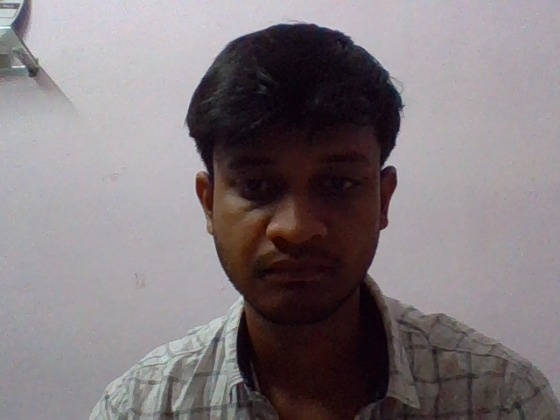
#> input picture FaceRecognition/dataset/afzal/img_0000.jpg, 560 x 420 px
$ python -i finetune.py   (imports and definitions only)
#> lines starting #> are read from the running program, lines starting #| are printed output that depends on the picture
"""
finetune.py — Dataset Preparation & Embedding Pre-computation Script

This script prepares your face recognition dataset for optimal accuracy:

1. DATA AUGMENTATION
   - Creates augmented copies of each training image (brightness, contrast,
     horizontal flip, slight rotation) to artificially increase dataset size.
   - This is critical when you only have 5-6 images per person.

2. FACE ALIGNMENT & QUALITY CHECK
   - Uses MTCNN to detect and extract faces from every image.
   - Saves aligned, cropped face images (removes background noise).
   - Reports any images where no face was detected.

3. EMBEDDING PRE-COMPUTATION
   - Runs DeepFace.find() once to generate the representations_*.pkl cache.
   - This makes the first real detection call much faster.

Usage:
    python finetune.py
    python finetune.py --augment         (run augmentation before embedding)
    python finetune.py --align           (run face alignment/cropping)
    python finetune.py --augment --align (both)

Notes:
    - Run this AFTER creating your dataset (capturing face images).
    - Run this BEFORE using the detection endpoint for best results.
    - The original images are preserved; augmented images are added alongside.
"""

import os
import sys
import argparse
import logging
import traceback

import cv2
import numpy as np
from PIL import Image, ImageEnhance
from deepface import DeepFace

# ─── Configuration ────────────────────────────────────────────────────────────
BASE_DIR = os.path.dirname(os.path.abspath(__file__))
DATASET_DIR = os.path.join(BASE_DIR, "dataset")

MODEL_NAME = "Facenet"
DETECTOR_BACKEND = "mtcnn"
DISTANCE_METRIC = "cosine"

# ─── Logging ──────────────────────────────────────────────────────────────────
# [5 lines not run here, left out]
logger = logging.getLogger(__name__)


# ─── Data Augmentation ───────────────────────────────────────────────────────

def augment_image(img_path, output_dir, prefix="aug"):
    """
    Generate augmented versions of a single image to increase dataset size.

    Augmentations applied:
      1. Horizontal flip
      2. Brightness increase (+20%)
      3. Brightness decrease (-20%)
      4. Contrast increase (+30%)
      5. Slight rotation (+10 degrees)
      6. Slight rotation (-10 degrees)

    Args:
        img_path: Path to the original image
        output_dir: Directory to save augmented images
        prefix: Prefix for augmented filenames

    Returns:
        Number of augmented images created
    """
#> called with img_path = 'dataset/afzal/img_0000.jpg', output_dir = 'out.png', prefix = 'aug'
    try:
        img = Image.open(img_path).convert("RGB")
#> img is the input picture: PIL image 560x420 RGB; mean R, G, B 129.5, 121.3, 124.9
        base_name = os.path.splitext(os.path.basename(img_path))[0]
        count = 0

        # 1. Horizontal flip
        flipped = img.transpose(Image.FLIP_LEFT_RIGHT)
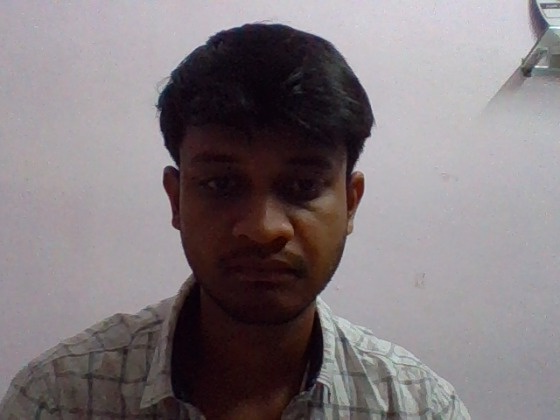
#> flipped: PIL image 560x420 RGB; mean R, G, B 129.5, 121.3, 124.9
        flipped.save(os.path.join(output_dir, f"{prefix}_{base_name}_flip.jpg"))
        count += 1

        # 2. Brightness increase
        enhancer = ImageEnhance.Brightness(img)
        bright = enhancer.enhance(1.2)
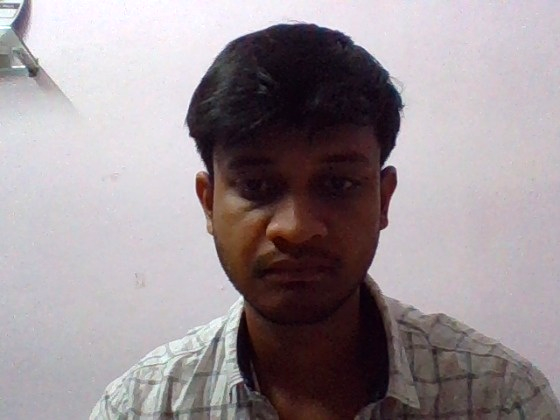
#> bright: PIL image 560x420 RGB; mean R, G, B 155, 145.1, 149.4
        bright.save(os.path.join(output_dir, f"{prefix}_{base_name}_bright.jpg"))
        count += 1

        # 3. Brightness decrease (simulates dim lighting)
        dim = enhancer.enhance(0.8)
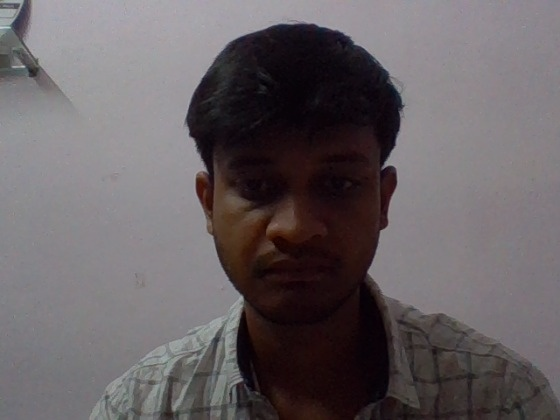
#> dim: PIL image 560x420 RGB; mean R, G, B 103.2, 96.6, 99.5
        dim.save(os.path.join(output_dir, f"{prefix}_{base_name}_dim.jpg"))
        count += 1

        # 4. Contrast increase
        enhancer = ImageEnhance.Contrast(img)
        contrast = enhancer.enhance(1.3)
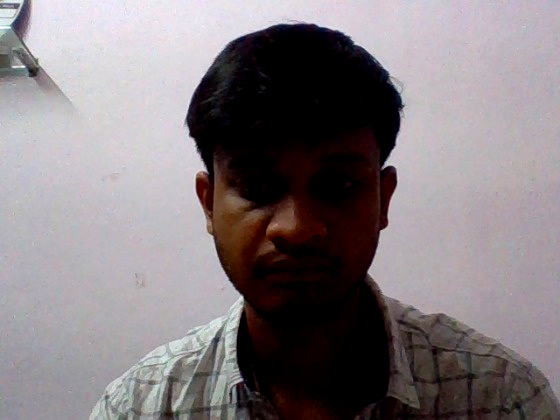
#> contrast: PIL image 560x420 RGB; mean R, G, B 131.8, 124.3, 128
        contrast.save(os.path.join(output_dir, f"{prefix}_{base_name}_contrast.jpg"))
        count += 1

        # 5. Slight rotation +10 degrees
        rotated_pos = img.rotate(-10, resample=Image.BICUBIC, expand=False, fillcolor=(0, 0, 0))
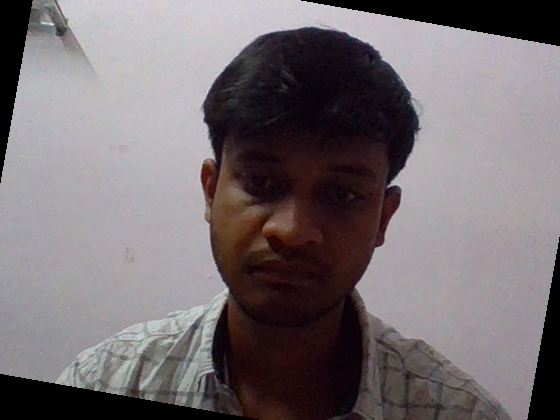
#> rotated_pos: PIL image 560x420 RGB; mean R, G, B 118.1, 110.3, 113.6
        rotated_pos.save(os.path.join(output_dir, f"{prefix}_{base_name}_rot10.jpg"))
        count += 1

        # 6. Slight rotation -10 degrees
        rotated_neg = img.rotate(10, resample=Image.BICUBIC, expand=False, fillcolor=(0, 0, 0))
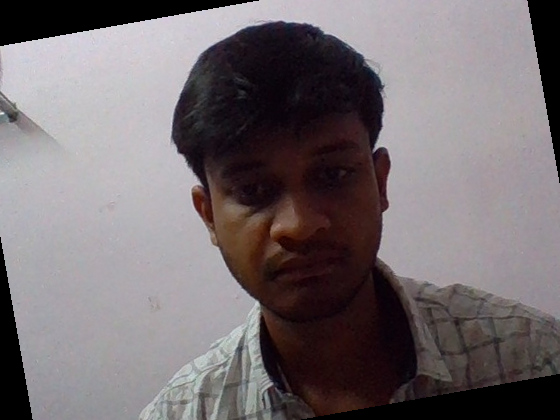
#> rotated_neg: PIL image 560x420 RGB; mean R, G, B 117.3, 109.4, 112.7
        rotated_neg.save(os.path.join(output_dir, f"{prefix}_{base_name}_rot-10.jpg"))
        count += 1

        return count

    except Exception as e:
        logger.error(f"  Error augmenting {img_path}: {e}")
        return 0


# [321 lines left out: functions run_augmentation, run_alignment, run_embedding_precompute, print_dataset_stats, main, not called in this run]


# [2 lines not run here, left out]

>>> result = augment_image('dataset/afzal/img_0000.jpg', 'out.png')

$ run again, on FaceRecognition/dataset/sahil/img_0001.jpg
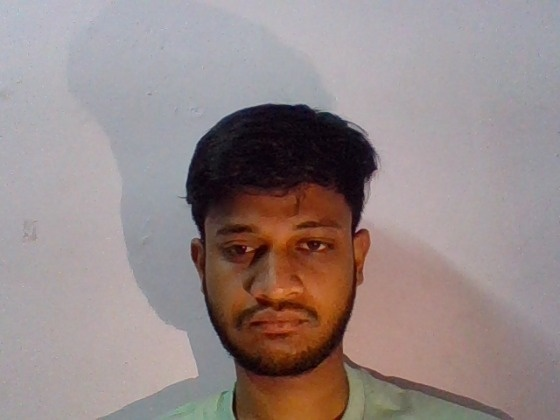
#> input picture FaceRecognition/dataset/sahil/img_0001.jpg, 560 x 420 px
#> in augment_image, img is the input picture: PIL image 560x420 RGB; mean R, G, B 150.2, 136.5, 135.8
#> in augment_image, `dim = enhancer.enhance(0.8)`:
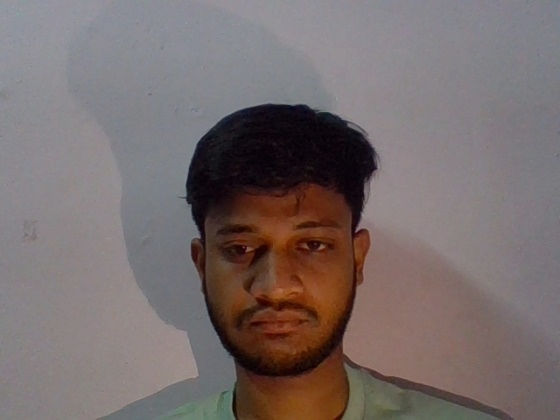
#> dim: PIL image 560x420 RGB; mean R, G, B 119.8, 108.8, 108.2
#> in augment_image, `rotated_neg = img.rotate(10, resample=Image.BICUBIC, expand=False, fil..`:
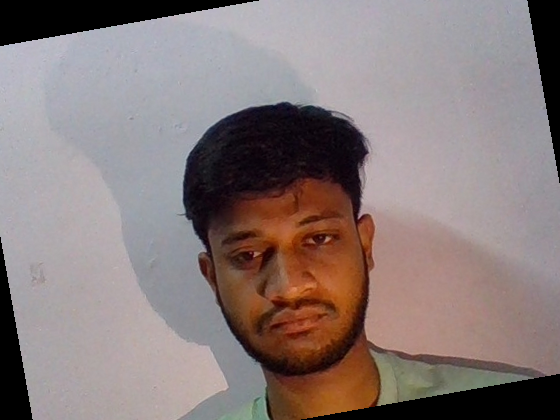
#> rotated_neg: PIL image 560x420 RGB; mean R, G, B 137.3, 123.9, 122.7

$ run again, on FaceRecognition/dataset/sahil/img_0002.jpg
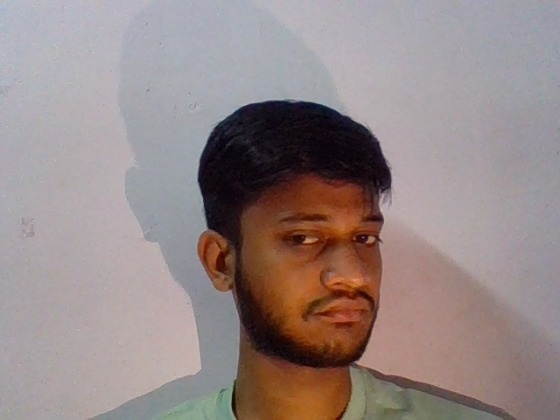
#> input picture FaceRecognition/dataset/sahil/img_0002.jpg, 560 x 420 px
#> in augment_image, img is the input picture: PIL image 560x420 RGB; mean R, G, B 149.9, 135.9, 135.1
#> in augment_image, `dim = enhancer.enhance(0.8)`:
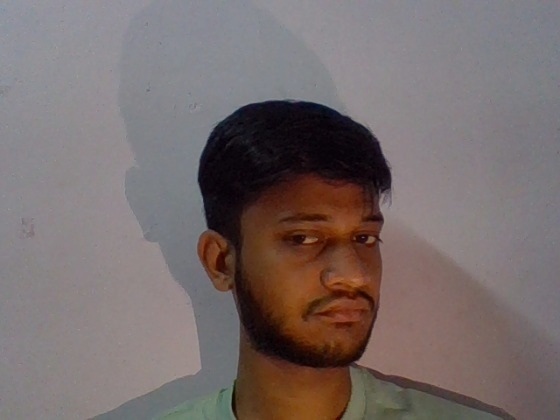
#> dim: PIL image 560x420 RGB; mean R, G, B 119.5, 108.3, 107.7
#> in augment_image, `rotated_neg = img.rotate(10, resample=Image.BICUBIC, expand=False, fil..`:
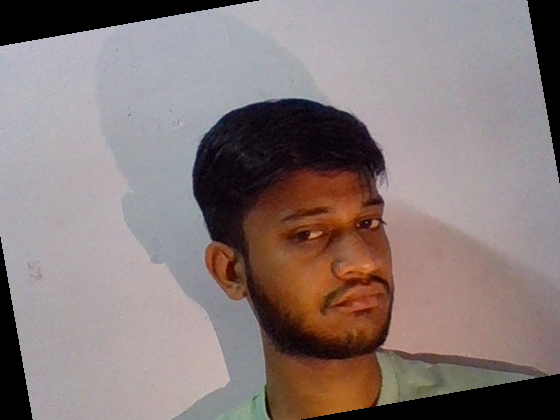
#> rotated_neg: PIL image 560x420 RGB; mean R, G, B 137.1, 123.4, 122.2
